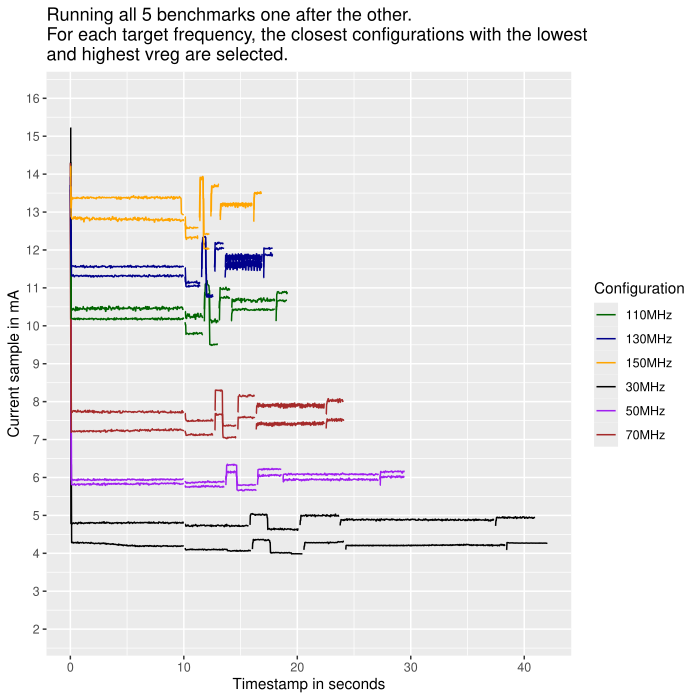

The script that saved this image:
library("ggplot2")
library("dplyr")
library(rlang)

df <- read.csv("pll_pairs_freqs_090V.csv")
#df <- df %>%
#  mutate(
#    x_range = cut(
#      expe_num,
#      breaks = c(0, 15, 30),   # upper bound is exclusive by default
#      right = FALSE,              # [0,15), [15,30), ...
#      labels = c("non trimmed", "trimmed")
#    )
#  )
df <- df %>%
  mutate(
    legend_group = case_when(
      expe_num %in% c(0:5, 6:11)   ~ "30MHz",
      expe_num %in% c(12:17, 18:23)   ~ "50MHz",
      expe_num %in% c(24:29, 30:35)   ~ "70MHz",
      expe_num %in% c(36:41, 42:47)   ~ "110MHz",
      expe_num %in% c(48:53, 54:59)   ~ "130MHz",
      expe_num %in% c(60:65, 66:71)   ~ "150MHz",
      expe_num %in% c(72:77, 78:83)   ~ "11MHz"
    )
  )

# If experiments are chained, the timestamp is not valid anymore. Values have to be grouped and plotted according to row number 
#df <- df %>%
#	group_by(legend_group) %>%
#	arrange(legend_group) %>%
#	mutate(index = row_number()) %>%
#	ungroup()

#df <- df %>% filter(expe_num > 3)
p <- ggplot(df, aes(x = current_timestamp, y = current_sample, color=legend_group, group=factor(expe_num))) +
	geom_line(na.rm = TRUE) +
	scale_y_continuous(limits=c(2, 16), n.breaks=15) +
	#geom_hline(yintercept = median(df[df$expe_num == 0,]$current_sample, na.rm = TRUE), color = "red") +
	#facet_wrap(~ x_range) +
	labs(title = "Running all 5 benchmarks one after the other. \nFor each target frequency, the closest configurations with the lowest \nand highest vreg are selected.", x = "Timestamp in seconds", y = "Current sample in mA") +
  scale_color_manual(
		name = "Configuration",
    values = c(
      "30MHz"      = "black",
      "50MHz"      = "purple",
      "70MHz"      = "brown",
      "110MHz"      = "dark green",
      "130MHz"      = "dark blue",
      "150MHz"      = "orange",
      "11MHz"      = "dark grey"
    )
  )
ggsave("pll_pairs_freqs_090V.pdf", plot=p)
